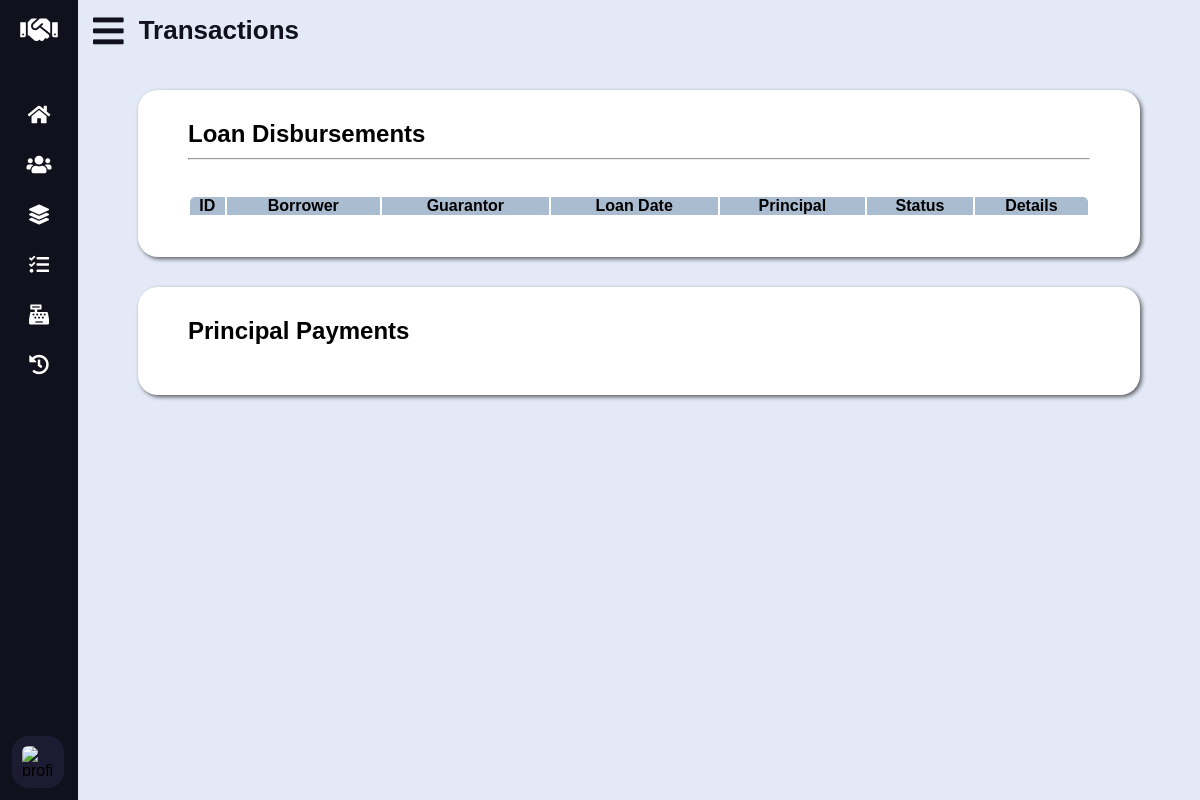
Page /transactions.php on the earlier database version.
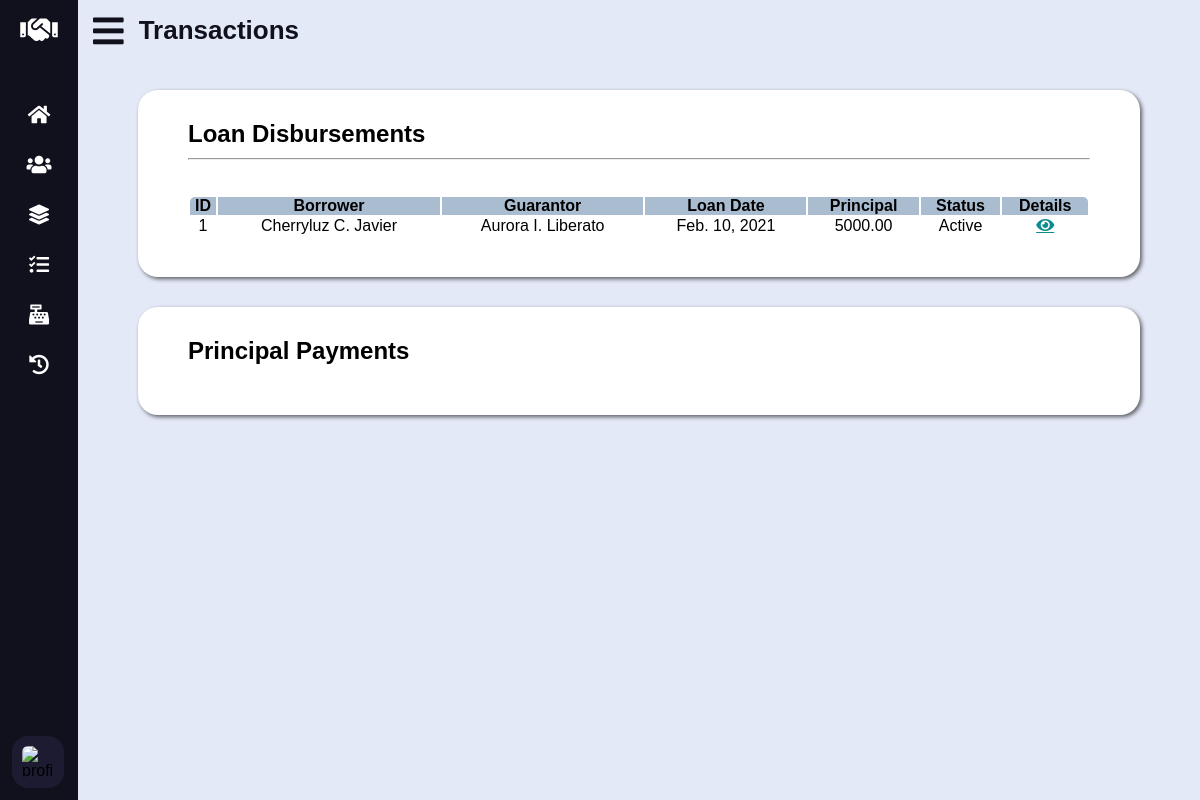
Same page on the later database version.
### tables this page shows
CREATE TABLE `loan` (
	`loan_id` INT UNSIGNED AUTO_INCREMENT PRIMARY KEY,
	`borrower_id` INT UNSIGNED NOT NULL,
	`guarantor_id` INT UNSIGNED NOT NULL,
	`loan_date_time` DATETIME NOT NULL,
	`principal` DECIMAL(10, 2) NOT NULL,
	`status` ENUM('Active', 'Closed') DEFAULT 'Active' NOT NULL,

	CONSTRAINT fk_loan_borrower_id FOREIGN KEY (`borrower_id`)
		REFERENCES `data_subject` (`data_subject_id`)
		ON UPDATE CASCADE
		ON DELETE RESTRICT,
	CONSTRAINT fk_loan_guarantor_id FOREIGN KEY (`guarantor_id`)
		REFERENCES `guarantor` (`guarantor_id`)
		ON UPDATE CASCADE
		ON DELETE RESTRICT
);

### lib/database-handler.php (called while the page is built, shortened)
<?php
class Database {
	private $host = DB_HOST;
	private $dbname = DB_NAME;
	private $charset = DB_CHARSET;
	private $user = DB_USER;
	private $password = DB_PASSWORD;
	private $dbh;
	private $stmt;
	public function __construct() {
		$dsn = "mysql:host=".$this->host.";charset=".$this->charset.";dbname=".$this->dbname;
		$options = array (
			PDO::ATTR_PERSISTENT => true,
			PDO::ATTR_ERRMODE => PDO::ERRMODE_EXCEPTION,
			PDO::ATTR_ORACLE_NULLS => PDO::NULL_NATURAL
		);
		try {
			$this->dbh = new PDO($dsn, $this->user, $this->password, $options);
		}
		catch (PDOException $e) {
			$this->error = $e->getMessage()." in ".$e->getFile()." on line ".$e->getLine();
			$this->terminate();
		}
	}
	public function query($query) {
		$this->stmt = $this->dbh->prepare($query);
	}
	public function bind($param, $value, $type = null) {
		if (is_null($type)) {
			switch (true) {
				default:
					$type = PDO::PARAM_STR;
			}
		}
		$this->stmt->bindValue($param, $value, $type);
	}
	public function execute($message = "", $redirect = "") {
		try {
			return $this->stmt->execute();
		}
		catch (PDOException $e) {
			$this->logFile = "../src/log.txt";
			$this->error = $e->getMessage()." in ".$e->getFile()." on line ".$e->getLine();
			$this->logError();
		}
		finally {
			if ($redirect !== "") {
				$this->confirmQuery($message, $redirect);
			}
		}
	}
	public function resultSet() {
		$this->execute();
		return $this->stmt->fetchAll(PDO::FETCH_OBJ);
	}
	public function resultColumn() {
		$this->execute();
		return $this->stmt->fetchColumn();
	}
}

### models/Transaction.php (called while the page is built, shortened)
<?php
class Transaction {
	private $db;
	public function __construct() {
		$this->db = new Database();
	}
	public function getLoans() {
		$this->db->query("SELECT * FROM `loan`");
		return $this->db->resultSet();
	}
}

### models/DataSubject.php (called while the page is built, shortened)
<?php
class DataSubject {
	private $db;
	public function __construct() {
		$this->db = new Database();
	}
	public function getName($id) {
		$this->db->query("SELECT CONCAT(`fname`, ' ', LEFT(`mname`, 1), '. ', `lname`) AS name FROM `data_subject` WHERE `data_subject_id` = ?");
		$this->db->bind(1, $id);
		return $this->db->resultColumn();
	}
}

### lib/conversion-util.php (called while the page is built, shortened)
<?php
class Converter {
	public function shortToLongDate($date) {
		$time_stamp = strtotime($date);
		$format = "M. j, Y";
		$formatted_date = date($format, $time_stamp);
		return $formatted_date;
	}
}

### transactions.php (the view, shortened to what this page needs)
<?php
	require_once "lib/database-handler.php";
	require_once "lib/conversion-util.php";
	require_once "models/Transaction.php";
	require_once "models/DataSubject.php";
	$converter = new Converter();
	$transaction = new Transaction();
	$data_subject = new DataSubject();
	$loans = $transaction->getLoans();
?>
<!DOCTYPE html>
<html lang="en">
<head>
	<link rel="stylesheet" type="text/css" href="css/all.min.css" />
	<link rel="stylesheet" type="text/css" href="css/datatables.min.css" />
	<link rel="stylesheet" type="text/css" href="css/tingle.min.css" />
	<link rel="stylesheet" type="text/css" href="css/style.css" />
	<link rel="stylesheet" type="text/css" href="css/vertical-nav-bar.css" />
	<link rel="stylesheet" type="text/css" href="css/tables.css" />
	<link rel="stylesheet" type="text/css" href="css/forms.css" />
	<link rel="stylesheet" type="text/css" href="css/media-queries.css" />
</head>
<body>
	<main>
		<header>
			<i class="fas fa-bars"></i>
			<h2 class="text">Transactions</h2>
		</header>
		<section id="loan-disbursements">
			<h3>Loan Disbursements</h3>
			<hr />
			<table id="loan-disbursements-tbl" class="display cell-border" width="100%">
				<thead>
					<tr>
						<th>ID</th>
						<th>Borrower</th>
						<th>Guarantor</th>
						<th>Loan Date</th>
						<th>Principal</th>
						<th>Status</th>
						<th>Details</th>
					</tr>
				</thead>
				<tbody>
					<?php foreach ($loans as $l): ?>
					<tr>
						<td><?php echo $l->loan_id; ?></td>
						<td><?php echo $data_subject->getName($l->borrower_id); ?></td>
						<td><?php echo $data_subject->getName($l->guarantor_id); ?></td>
						<td><?php echo $converter->shortToLongDate($l->loan_date_time); ?></td>
						<td><?php echo $l->principal; ?></td>
						<td><?php echo $l->status; ?></td>
						<td><a class="fas fa-eye" href="loan-details.php?id=<?php echo $l->loan_id; ?>"></a></td>
					</tr>
					<?php endforeach; ?>
				</tbody>
			</table>
		</section>
		<section id="principal-payments">
			<h3>Principal Payments</h3>
		</section>
	</main>
</body>
</html>

Differences in the rows shown:
added loan: loan_id "1", borrower_id "Cherryluz C. Javier", guarantor_id "Aurora I. Liberato", loan_date_time "Feb. 10, 2021", principal "5000.00", status "Active"
